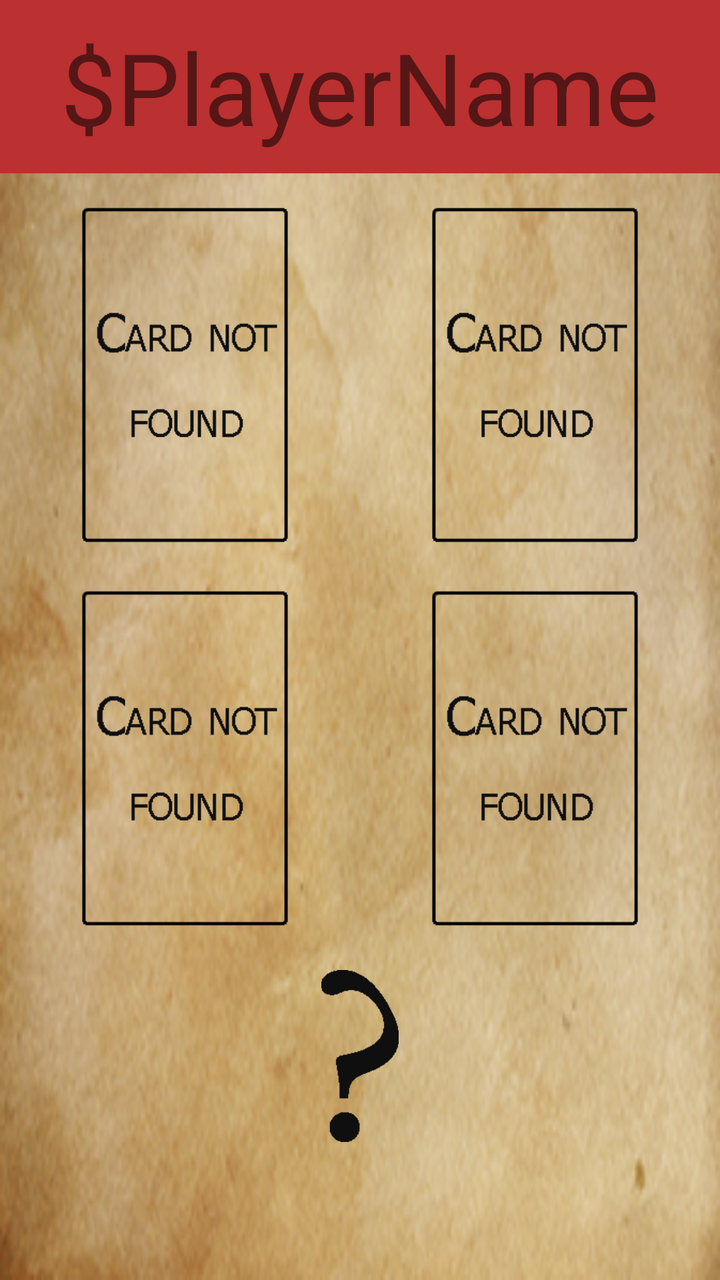
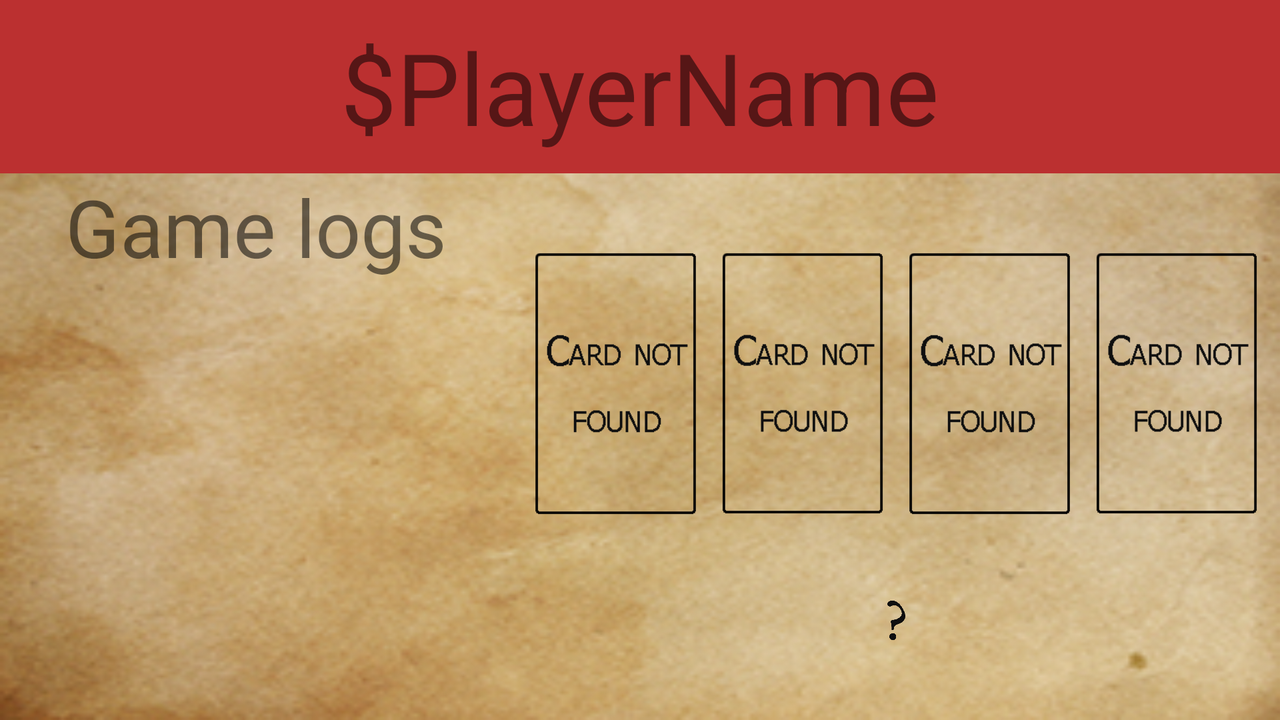

One screen, two layout resources from the same app: the default and the repository's alternative for another configuration. Each is rendered where Android would select it; the XML of both is given below.
<!-- AndroidManifest.xml: application theme RedOrBlack -->
<!-- res/layout/activity_phase4.xml -->
<?xml version="1.0" encoding="utf-8"?>
<android.support.constraint.ConstraintLayout
    android:id="@+id/layout_phase4"
    xmlns:android="http://schemas.android.com/apk/res/android"
    xmlns:app="http://schemas.android.com/apk/res-auto"
    xmlns:tools="http://schemas.android.com/tools"
    android:layout_width="match_parent"
    android:layout_height="match_parent"
    tools:context="com.stl.tpalt.redorblack.activities.Phase4Activity"
    android:background="@drawable/parchmentmini">

    <include
        android:id="@+id/header"
        layout="@layout/header" />

    <include
        layout="@layout/random_event"
        android:visibility="gone"/>

    <android.support.constraint.ConstraintLayout
        android:layout_width="0dp"
        android:layout_height="0dp"
        android:clickable="false"
        android:padding="5dp"
        app:layout_constraintBottom_toTopOf="@id/guidelinebot"
        app:layout_constraintLeft_toLeftOf="parent"
        app:layout_constraintRight_toRightOf="parent"
        app:layout_constraintTop_toBottomOf="@id/header">

        <ImageView
            android:id="@+id/phase4_card_spade"
            android:layout_width="wrap_content"
            android:layout_height="0dp"
            android:adjustViewBounds="true"
            android:layout_margin="@dimen/dualcardsmargin"
            android:onClick="onSpadeClicked"
            android:src="@drawable/errorcard"
            app:layout_constraintTop_toTopOf="parent"
            app:layout_constraintBottom_toBottomOf="@id/guidelinehmid"
            app:layout_constraintLeft_toLeftOf="parent"
            app:layout_constraintRight_toRightOf="@id/guidelinevmid"
            tools:ignore="ContentDescription" />

        <ImageView
            android:id="@+id/phase4_card_diamond"
            android:layout_width="wrap_content"
            android:layout_height="0dp"
            android:adjustViewBounds="true"
            android:layout_margin="@dimen/dualcardsmargin"
            android:onClick="onDiamondClicked"
            android:src="@drawable/errorcard"
            app:layout_constraintTop_toTopOf="parent"
            app:layout_constraintBottom_toBottomOf="@id/guidelinehmid"
            app:layout_constraintRight_toRightOf="parent"
            app:layout_constraintLeft_toLeftOf="@id/guidelinevmid"
            tools:ignore="ContentDescription" />

        <ImageView
            android:id="@+id/phase4_card_club"
            android:layout_width="wrap_content"
            android:layout_height="0dp"
            android:adjustViewBounds="true"
            android:layout_margin="@dimen/dualcardsmargin"
            android:onClick="onClubClicked"
            android:src="@drawable/errorcard"
            app:layout_constraintTop_toTopOf="@id/guidelinehmid"
            app:layout_constraintBottom_toBottomOf="parent"
            app:layout_constraintRight_toRightOf="parent"
            app:layout_constraintLeft_toLeftOf="@id/guidelinevmid"
            tools:ignore="ContentDescription" />

        <ImageView
            android:id="@+id/phase4_card_heart"
            android:layout_width="wrap_content"
            android:layout_height="0dp"
            android:adjustViewBounds="true"
            android:layout_margin="@dimen/dualcardsmargin"
            android:onClick="onHeartClicked"
            android:src="@drawable/errorcard"
            app:layout_constraintTop_toTopOf="@id/guidelinehmid"
            app:layout_constraintBottom_toBottomOf="parent"
            app:layout_constraintLeft_toLeftOf="parent"
            app:layout_constraintRight_toRightOf="@id/guidelinevmid"
            tools:ignore="ContentDescription" />


        <android.support.constraint.Guideline
            android:clickable="false"
            android:id="@+id/guidelinehmid"
            android:layout_width="match_parent"
            android:layout_height="0dp"
            android:orientation="horizontal"
            app:layout_constraintGuide_percent="0.5" />

        <android.support.constraint.Guideline
            android:clickable="false"
            android:id="@+id/guidelinevmid"
            android:layout_width="match_parent"
            android:layout_height="0dp"
            android:orientation="vertical"
            app:layout_constraintGuide_percent="0.5" />

    </android.support.constraint.ConstraintLayout>

    <TextView
        android:id="@+id/tv_winorlose"
        android:layout_width="0dp"
        android:layout_height="wrap_content"
        android:text="WinOrLose"
        app:layout_constraintTop_toTopOf="@id/guidelinebot"
        app:layout_constraintLeft_toLeftOf="parent"
        app:layout_constraintRight_toRightOf="parent"
        android:gravity="center"
        android:textSize="@dimen/WinOrLose"
        android:textColor="@color/tv_winorlose"
        tools:ignore="HardcodedText"
        android:visibility="invisible"/>
    <TextView
        android:id="@+id/tv_drinkorgive"
        android:layout_width="0dp"
        android:layout_height="wrap_content"
        android:text="drinkorgive"
        app:layout_constraintTop_toBottomOf="@id/tv_winorlose"
        app:layout_constraintLeft_toLeftOf="parent"
        app:layout_constraintRight_toRightOf="parent"
        android:gravity="center"
        tools:ignore="HardcodedText"
        android:textSize="@dimen/DrinkOrGive"
        android:visibility="invisible"/>

    <ImageView
        android:clickable="false"
        android:padding="5dp"
        android:id="@+id/questionmark"
        android:layout_width="0dp"
        android:layout_height="0dp"
        android:src="@drawable/questionmark"
        app:layout_constraintTop_toTopOf="@id/guidelinebot"
        app:layout_constraintBottom_toBottomOf="@id/guidelinebotbot"
        app:layout_constraintLeft_toLeftOf="parent"
        app:layout_constraintRight_toRightOf="parent"
        tools:ignore="ContentDescription" />

    <android.support.constraint.Guideline
        android:clickable="false"
        android:id="@+id/guidelinebot"
        android:layout_width="match_parent"
        android:layout_height="0dp"
        android:orientation="horizontal"
        app:layout_constraintGuide_percent="0.75" />

    <android.support.constraint.Guideline
        android:clickable="false"
        android:id="@+id/guidelinebotbot"
        android:layout_width="match_parent"
        android:layout_height="0dp"
        android:orientation="horizontal"
        app:layout_constraintGuide_percent="0.9" />
</android.support.constraint.ConstraintLayout>
<!-- res/layout/header.xml (included above) -->
<?xml version="1.0" encoding="utf-8"?>
<android.support.constraint.ConstraintLayout
    android:id="@+id/header"
    xmlns:android="http://schemas.android.com/apk/res/android"
    xmlns:app="http://schemas.android.com/apk/res-auto"
    xmlns:tools="http://schemas.android.com/tools"
    android:layout_width="match_parent"
    android:layout_height="wrap_content"
    tools:context="com.stl.tpalt.redorblack.activities.TemplatePhasesActivity"
    app:layout_constraintTop_toTopOf="parent"
    android:background="#BB3030">

    <TextView
        android:id="@+id/tv_header"
        android:layout_width="wrap_content"
        android:layout_height="wrap_content"
        android:text="$PlayerName"
        android:textSize="@dimen/header_playername"
        android:maxLines="1"
        android:padding="10dp"
        tools:ignore="HardcodedText"
        app:layout_constraintRight_toRightOf="parent"
        app:layout_constraintLeft_toLeftOf="parent"/>
</android.support.constraint.ConstraintLayout>
<!-- res/layout/random_event.xml (included above) -->
<?xml version="1.0" encoding="utf-8"?>
<android.support.constraint.ConstraintLayout
    android:id="@+id/random_layout"
    xmlns:android="http://schemas.android.com/apk/res/android"
    android:layout_width="match_parent"
    android:layout_height="match_parent"
    xmlns:app="http://schemas.android.com/apk/res-auto"
    android:background="#33AAFF"
    android:clickable="false">
    <View
        android:layout_width="match_parent"
        android:layout_height="match_parent"
        android:id="@+id/myRectangleView"
        android:background="#44BBFF"/>
    <TextView
        android:layout_width="wrap_content"
        android:layout_height="wrap_content"
        app:layout_constraintTop_toTopOf="parent"
        app:layout_constraintRight_toRightOf="parent"
        app:layout_constraintLeft_toLeftOf="parent"
        app:layout_constraintBottom_toBottomOf="parent"
        android:text="@string/random_double"
        android:textColor="#FFF"
        android:textSize="40sp"
        android:gravity="center"
        android:textStyle="bold"
        android:padding="30dp"/>

</android.support.constraint.ConstraintLayout>
<!-- resources referenced by this layout -->
<resources>
  <dimen name="DrinkOrGive">20sp</dimen>
  <dimen name="WinOrLose">30sp</dimen>
  <dimen name="dualcardsmargin">10dp</dimen>
  <dimen name="header_playername">50sp</dimen>
  <!-- drawable errorcard: png bitmap (drawable, 1818 bytes) -->
  <!-- drawable parchmentmini: png bitmap (drawable, 128585 bytes) -->
  <!-- drawable questionmark: png bitmap (drawable, 972 bytes) -->
  <string name="random_double">Sips are dubbed for this turn !!</string>
  <style name="RedOrBlack" parent="Theme.AppCompat.Light.DarkActionBar">
          <item name="android:windowNoTitle">true</item>
          <item name="android:windowActionBar">false</item>
          <item name="android:windowFullscreen">true</item>
          <item name="android:windowContentOverlay">@null</item>
          <item name="windowActionBar">false</item>
          <item name="windowNoTitle">true</item>
      </style>
</resources>
<!-- res/layout-land/activity_phase4.xml (the repository's variant of the layout above) -->
<!-- drawn on the phone turned sideways -->
<?xml version="1.0" encoding="utf-8"?>
<android.support.constraint.ConstraintLayout
    android:id="@+id/layout_phase4"
    xmlns:android="http://schemas.android.com/apk/res/android"
    xmlns:app="http://schemas.android.com/apk/res-auto"
    xmlns:tools="http://schemas.android.com/tools"
    android:layout_width="match_parent"
    android:layout_height="match_parent"
    tools:context="com.stl.tpalt.redorblack.activities.Phase4Activity"
    android:background="@drawable/parchmentmini">

    <android.support.constraint.Guideline
        android:id="@+id/separator"
        android:layout_width="0dp"
        android:layout_height="match_parent"
        android:orientation="vertical"
        app:layout_constraintGuide_percent="0.4"/>

    <include
        android:id="@+id/header"
        layout="@layout/header" />

    <include
        layout="@layout/random_event"
        android:visibility="gone"/>

    <android.support.constraint.ConstraintLayout
        android:layout_width="0dp"
        android:layout_height="0dp"
        android:clickable="false"
        android:padding="5dp"
        app:layout_constraintBottom_toBottomOf="parent"
        app:layout_constraintLeft_toRightOf="@id/separator"
        app:layout_constraintRight_toRightOf="parent"
        app:layout_constraintTop_toBottomOf="@id/header">

        <ImageView
            android:id="@+id/phase4_card_spade"
            android:layout_width="0dp"
            android:layout_height="wrap_content"
            android:layout_margin="5dp"
            android:adjustViewBounds="true"
            android:onClick="onSpadeClicked"
            android:src="@drawable/errorcard"
            app:layout_constraintBottom_toBottomOf="@id/guidelinemid"
            app:layout_constraintLeft_toLeftOf="parent"
            app:layout_constraintRight_toLeftOf="@id/guidelinev1"
            app:layout_constraintTop_toTopOf="@id/guidelinetop"
            tools:ignore="ContentDescription" />

        <ImageView
            android:id="@+id/phase4_card_diamond"
            android:layout_width="0dp"
            android:layout_height="wrap_content"
            android:layout_margin="5dp"
            android:adjustViewBounds="true"
            android:onClick="onDiamondClicked"
            android:src="@drawable/errorcard"
            app:layout_constraintBottom_toBottomOf="@id/guidelinemid"
            app:layout_constraintLeft_toRightOf="@id/guidelinev1"
            app:layout_constraintRight_toLeftOf="@id/guidelinev2"
            app:layout_constraintTop_toTopOf="@id/guidelinetop"
            tools:ignore="ContentDescription" />

        <ImageView
            android:id="@+id/phase4_card_club"
            android:layout_width="0dp"
            android:layout_height="wrap_content"
            android:layout_margin="5dp"
            android:adjustViewBounds="true"
            android:onClick="onClubClicked"
            android:src="@drawable/errorcard"
            app:layout_constraintBottom_toBottomOf="@id/guidelinemid"
            app:layout_constraintLeft_toRightOf="@id/guidelinev2"
            app:layout_constraintRight_toLeftOf="@id/guidelinev3"
            app:layout_constraintTop_toTopOf="@id/guidelinetop"
            tools:ignore="ContentDescription" />

        <ImageView
            android:id="@+id/phase4_card_heart"
            android:layout_width="0dp"
            android:layout_height="wrap_content"
            android:layout_margin="5dp"
            android:adjustViewBounds="true"
            android:onClick="onHeartClicked"
            android:src="@drawable/errorcard"
            app:layout_constraintBottom_toBottomOf="@id/guidelinemid"
            app:layout_constraintLeft_toRightOf="@id/guidelinev3"
            app:layout_constraintRight_toRightOf="parent"
            app:layout_constraintTop_toTopOf="@id/guidelinetop"
            tools:ignore="ContentDescription" />

        <TextView
            android:id="@+id/tv_winorlose"
            android:layout_width="0dp"
            android:layout_height="wrap_content"
            android:gravity="center"
            android:text="WinOrLose"
            android:textColor="@color/tv_winorlose"
            android:textSize="@dimen/WinOrLoseTablet"
            android:visibility="invisible"
            app:layout_constraintVertical_chainStyle="packed"
            app:layout_constraintLeft_toLeftOf="parent"
            app:layout_constraintRight_toRightOf="parent"
            app:layout_constraintBottom_toTopOf="@id/tv_drinkorgive"
            app:layout_constraintTop_toBottomOf="@id/guidelinemid"
            tools:ignore="HardcodedText" />

        <TextView
            android:id="@+id/tv_drinkorgive"
            android:layout_width="0dp"
            android:layout_height="wrap_content"
            android:gravity="center"
            android:text="drinkorgive"
            android:textSize="@dimen/DrinkOrGiveTablet"
            android:visibility="invisible"
            app:layout_constraintVertical_chainStyle="packed"
            app:layout_constraintBottom_toBottomOf="parent"
            app:layout_constraintLeft_toLeftOf="parent"
            app:layout_constraintRight_toRightOf="parent"
            app:layout_constraintTop_toBottomOf="@id/tv_winorlose"
            tools:ignore="HardcodedText" />

        <ImageView
            android:id="@+id/questionmark"
            android:layout_width="wrap_content"
            android:layout_height="0dp"
            android:clickable="false"
            android:padding="5dp"
            android:layout_margin="30dp"
            android:src="@drawable/questionmark"
            app:layout_constraintBottom_toBottomOf="parent"
            app:layout_constraintLeft_toLeftOf="parent"
            app:layout_constraintRight_toRightOf="parent"
            app:layout_constraintTop_toTopOf="@id/guidelinemid"
            tools:ignore="ContentDescription" />


        <android.support.constraint.Guideline
            android:id="@+id/guidelinev1"
            android:layout_width="match_parent"
            android:layout_height="0dp"
            android:clickable="false"
            android:orientation="vertical"
            app:layout_constraintGuide_percent="0.25" />

        <android.support.constraint.Guideline
            android:id="@+id/guidelinev2"
            android:layout_width="match_parent"
            android:layout_height="0dp"
            android:clickable="false"
            android:orientation="vertical"
            app:layout_constraintGuide_percent="0.5" />

        <android.support.constraint.Guideline
            android:id="@+id/guidelinev3"
            android:layout_width="match_parent"
            android:layout_height="0dp"
            android:clickable="false"
            android:orientation="vertical"
            app:layout_constraintGuide_percent="0.75" />

        <android.support.constraint.Guideline
            android:id="@+id/guidelinetop"
            android:layout_width="match_parent"
            android:layout_height="0dp"
            android:clickable="false"
            android:orientation="horizontal"
            app:layout_constraintGuide_percent="0.1" />

        <android.support.constraint.Guideline
            android:id="@+id/guidelinemid"
            android:layout_width="match_parent"
            android:layout_height="0dp"
            android:clickable="false"
            android:orientation="horizontal"
            app:layout_constraintGuide_percent="0.66" />


    </android.support.constraint.ConstraintLayout>

    <android.support.constraint.Guideline
        android:clickable="false"
        android:id="@+id/guidelinebot"
        android:layout_width="match_parent"
        android:layout_height="0dp"
        android:orientation="horizontal"
        app:layout_constraintGuide_percent="0.75" />

    <android.support.constraint.Guideline
        android:clickable="false"
        android:id="@+id/guidelinebotbot"
        android:layout_width="match_parent"
        android:layout_height="0dp"
        android:orientation="horizontal"
        app:layout_constraintGuide_percent="0.9" />

    <include
        android:id="@+id/appLog"
        layout="@layout/applog_activity"
        android:layout_width="0dp"
        android:layout_height="0dp"
        app:layout_constraintBottom_toBottomOf="parent"
        app:layout_constraintLeft_toLeftOf="parent"
        app:layout_constraintRight_toRightOf="@id/separator"
        app:layout_constraintTop_toBottomOf="@id/header"
        tools:ignore="InconsistentLayout" />
</android.support.constraint.ConstraintLayout>
<!-- res/layout/applog_activity.xml (included above) -->
<?xml version="1.0" encoding="utf-8"?>
<android.support.constraint.ConstraintLayout
    xmlns:android="http://schemas.android.com/apk/res/android"
    xmlns:app="http://schemas.android.com/apk/res-auto"
    android:layout_width="match_parent"
    android:layout_height="match_parent">

    <TextView
        android:id="@+id/titleLogs"
        android:layout_width="match_parent"
        android:layout_height="wrap_content"
        android:gravity="center"
        android:text="@string/historique_de_la_partie"
        android:textSize="40sp" />

    <ListView
        android:id="@+id/listview_loglist"
        android:layout_width="match_parent"
        android:layout_height="0dp"
        android:background="#00000000"
        android:divider="@drawable/listview_divider"
        android:padding="20dp"
        app:layout_constraintTop_toBottomOf="@+id/titleLogs" />

</android.support.constraint.ConstraintLayout>
<!-- resources referenced by the variant -->
<!-- as the phone turned sideways resolves them -->
<resources>
  <dimen name="DrinkOrGiveTablet">30sp</dimen>
  <dimen name="WinOrLoseTablet">40sp</dimen>
  <dimen name="header_playername">50sp</dimen>
  <!-- drawable errorcard: png bitmap (drawable, 1818 bytes) -->
  <!-- drawable listview_divider: png bitmap (drawable, 322 bytes) -->
  <!-- drawable parchmentmini: png bitmap (drawable, 128585 bytes) -->
  <!-- drawable questionmark: png bitmap (drawable, 972 bytes) -->
  <string name="historique_de_la_partie">Game logs</string>
  <string name="random_double">Sips are dubbed for this turn !!</string>
  <style name="RedOrBlack" parent="Theme.AppCompat.Light.DarkActionBar">
          <item name="android:windowNoTitle">true</item>
          <item name="android:windowActionBar">false</item>
          <item name="android:windowFullscreen">true</item>
          <item name="android:windowContentOverlay">@null</item>
          <item name="windowActionBar">false</item>
          <item name="windowNoTitle">true</item>
      </style>
</resources>
